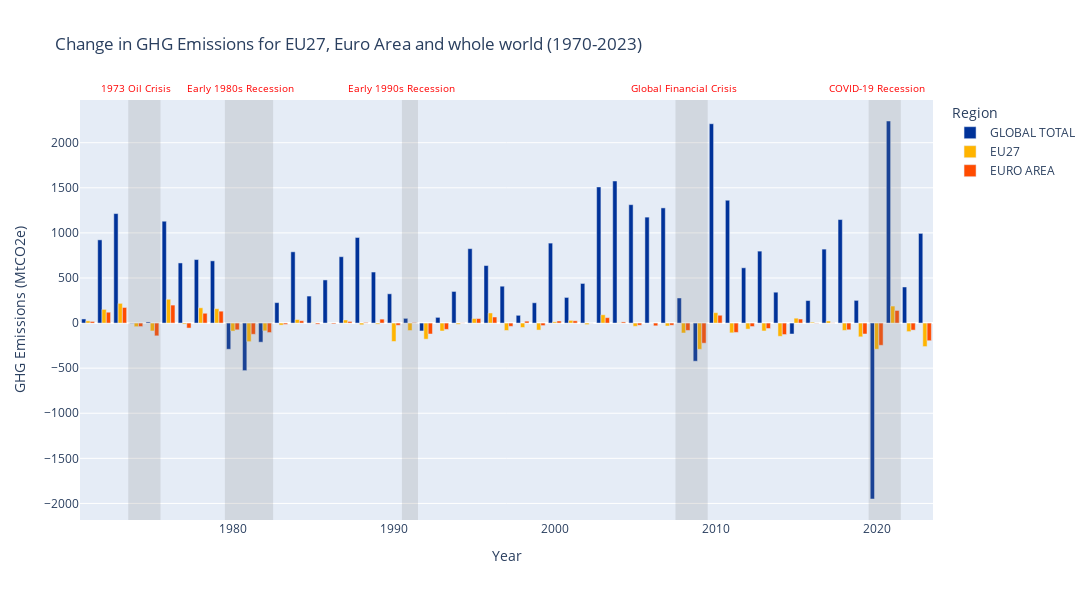

The cell this chart's notebook holds for it:
### Markdown cell above
### Chart 1
First, we compute the growth from the emission totals by differentiating. We cannot get information from the first period, as no data is present for 1969. Then, we plot the first chart

### Code cell
recessions = [
    {"start": "1973", "end": "1975", "name": "1973 Oil Crisis"},
    {"start": "1979", "end": "1982", "name": "Early 1980s Recession"},
    {"start": "1990", "end": "1991", "name": "Early 1990s Recession"},
    {"start": "2007", "end": "2009", "name": "Global Financial Crisis"},
    {"start": "2019", "end": "2021", "name": "COVID-19 Recession"}
]


# GHG growth from one year to the next
GHG_growth_by_country = GHG_totals_by_country.drop(columns='Country').diff(periods=1, axis=1).iloc[:, 1:]
GHG_growth_by_country.insert(0, 'Country', GHG_totals_by_country.Country)
# Filter required columns 
df = GHG_growth_by_country.loc[['GLOBAL TOTAL', 'EU27', 'EURO AREA']]
# # Plot (built-in function)
# df = df.set_index('Country')
# plt = df.T.plot(kind='bar', figsize=(18, 10), color={'GLOBAL TOTAL': '#003299', 'EU27': '#FFB400',  'EURO AREA':'#FF4B00', 'United States': '#65B800'}, grid=True)
# plt.axhline(0, color='k', linestyle='dashed')
# Melt
df_long = df.melt(id_vars=["Country"], var_name="Year", value_name="Emissions")

fig = px.bar(
    df_long,
    x="Year",                # Year on the x-axis
    y="Emissions",              # Emissions on the y-axis
    color="Country",       # Use income group for color differentiation
    title="Change in GHG Emissions for EU27, Euro Area and whole world (1970-2023)",
    labels={"Country": "Region", "Emissions": "GHG Emissions (MtCO2e)"},  # Axis labels
    color_discrete_sequence=COLORS,
    barmode="group",             # Grouped bars for each year
    height = 600,
    width = 1350
)


# Add shaded rectangles and annotations for recessions
for recession in recessions:
    # Add shaded rectangle
    fig.add_shape(
        type="rect",
        x0=recession["start"]+'.5',
        x1=recession["end"]+'.5',
        y0=0,
        y1=1,  # Use `yref="paper"` to make it relative to the plot height
        xref="x",
        yref="paper",
        fillcolor="rgba(128, 128, 128, 0.2)",  # Transparent red
        line=dict(width=0)  # No border
    )
    
    # Add annotation
    fig.add_annotation(
        x=(int(recession["start"]) + int(recession["end"])) / 2,  # Midpoint of the recession
        y=1.05,  # Slightly above the top of the chart
        xref="x",
        yref="paper",
        text=recession["name"],
        showarrow=False,
        font=dict(size=10, color="red")
    )

# Show the chart
fig.show()

### Figure 1 — Plotly figure (JSON) as saved in the notebook; plotly's stock layout.template omitted (floating-point values rounded to 4 significant figures)
{"data": [{"alignmentgroup": "True", "hovertemplate": "Region=GLOBAL TOTAL<br>Year=%{x}<br>GHG Emissions (MtCO2e)=%{y}<extra></extra>", "legendgroup": "GLOBAL TOTAL", "marker": {"color": "#003299", "pattern": {"shape": ""}}, "name": "GLOBAL TOTAL", "offsetgroup": "GLOBAL TOTAL", "orientation": "v", "showlegend": true, "textposition": "auto", "type": "bar", "x": [1971, 1972, 1973, 1974, 1975, 1976, 1977, 1978, 1979, 1980, 1981, 1982, 1983, 1984, 1985, 1986, 1987, 1988, 1989, 1990, 1991, 1992, 1993, 1994, 1995, 1996, 1997, 1998, 1999, 2000, 2001, 2002, 2003, 2004, 2005, 2006, 2007, 2008, 2009, 2010, 2011, 2012, 2013, 2014, 2015, 2016, 2017, 2018, 2019, 2020, 2021, 2022, 2023], "xaxis": "x", "y": [45.66, 922.9, 1214.0, -3.27, 12.36, 1129.0, 666.8, 704.4, 690.1, -290.3, -527.2, -211.8, 226.8, 790.2, 299.5, 478.3, 735.9, 949.1, 566.0, 324.6, 52.48, -87.46, 63.25, 350.8, 825.2, 637.8, 408.9, 86.08, 225.1, 886.8, 284.4, 439.3, 1510.0, 1576.0, 1313.0, 1175.0, 1277.0, 278.4, -422.9, 2210.0, 1362.0, 613.0, 797.9, 342.3, -121.4, 249.7, 820.3, 1148.0, 251.7, -1951.0, 2241.0, 400.2, 994.4], "yaxis": "y"}, {"alignmentgroup": "True", "hovertemplate": "Region=EU27<br>Year=%{x}<br>GHG Emissions (MtCO2e)=%{y}<extra></extra>", "legendgroup": "EU27", "marker": {"color": "#FFB400", "pattern": {"shape": ""}}, "name": "EU27", "offsetgroup": "EU27", "orientation": "v", "showlegend": true, "textposition": "auto", "type": "bar", "x": [1971, 1972, 1973, 1974, 1975, 1976, 1977, 1978, 1979, 1980, 1981, 1982, 1983, 1984, 1985, 1986, 1987, 1988, 1989, 1990, 1991, 1992, 1993, 1994, 1995, 1996, 1997, 1998, 1999, 2000, 2001, 2002, 2003, 2004, 2005, 2006, 2007, 2008, 2009, 2010, 2011, 2012, 2013, 2014, 2015, 2016, 2017, 2018, 2019, 2020, 2021, 2022, 2023], "xaxis": "x", "y": [24.48, 151.8, 218.7, -40.14, -87.49, 264.0, -11.27, 169.3, 159.3, -88.67, -205.9, -86.37, -22.48, 39.66, 3.398, -1.711, 34.44, -18.95, -12.14, -204.0, -82.7, -178.6, -88.0, -13.76, 50.4, 112.1, -82.25, -48.8, -77.64, 13.41, 29.9, -17.12, 92.05, 3.195, -35.91, -0.2823, -32.28, -110.2, -290.8, 115.3, -108.6, -67.02, -87.57, -146.6, 54.2, 9.648, 22.89, -81.61, -152.6, -289.7, 188.7, -94.71, -260.5], "yaxis": "y"}, {"alignmentgroup": "True", "hovertemplate": "Region=EURO AREA<br>Year=%{x}<br>GHG Emissions (MtCO2e)=%{y}<extra></extra>", "legendgroup": "EURO AREA", "marker": {"color": "#FF4B00", "pattern": {"shape": ""}}, "name": "EURO AREA", "offsetgroup": "EURO AREA", "orientation": "v", "showlegend": true, "textposition": "auto", "type": "bar", "x": [1971, 1972, 1973, 1974, 1975, 1976, 1977, 1978, 1979, 1980, 1981, 1982, 1983, 1984, 1985, 1986, 1987, 1988, 1989, 1990, 1991, 1992, 1993, 1994, 1995, 1996, 1997, 1998, 1999, 2000, 2001, 2002, 2003, 2004, 2005, 2006, 2007, 2008, 2009, 2010, 2011, 2012, 2013, 2014, 2015, 2016, 2017, 2018, 2019, 2020, 2021, 2022, 2023], "xaxis": "x", "y": [17.98, 120.4, 173.0, -38.8, -141.7, 199.5, -55.35, 108.8, 132.0, -74.92, -124.5, -105.1, -14.45, 25.62, -12.04, -9.197, 18.26, 6.967, 43.87, -24.33, 5.407, -121.1, -70.17, 2.254, 50.01, 67.34, -36.17, 21.31, -27.81, 23.32, 25.09, 1.142, 60.07, 12.79, -23.56, -30.52, -23.75, -81.73, -223.0, 86.88, -103.6, -38.21, -60.15, -127.2, 44.8, -2.766, 2.208, -74.47, -121.0, -246.7, 139.8, -78.19, -195.7], "yaxis": "y"}], "layout": {"annotations": [{"font": {"color": "red", "size": 10}, "showarrow": false, "text": "1973 Oil Crisis", "x": 1974, "xref": "x", "y": 1.05, "yref": "paper"}, {"font": {"color": "red", "size": 10}, "showarrow": false, "text": "Early 1980s Recession", "x": 1980.0, "xref": "x", "y": 1.05, "yref": "paper"}, {"font": {"color": "red", "size": 10}, "showarrow": false, "text": "Early 1990s Recession", "x": 1990.0, "xref": "x", "y": 1.05, "yref": "paper"}, {"font": {"color": "red", "size": 10}, "showarrow": false, "text": "Global Financial Crisis", "x": 2008, "xref": "x", "y": 1.05, "yref": "paper"}, {"font": {"color": "red", "size": 10}, "showarrow": false, "text": "COVID-19 Recession", "x": 2020, "xref": "x", "y": 1.05, "yref": "paper"}], "barmode": "group", "height": 600, "legend": {"title": {"text": "Region"}, "tracegroupgap": 0}, "shapes": [{"fillcolor": "rgba(128, 128, 128, 0.2)", "line": {"width": 0}, "type": "rect", "x0": "1973.5", "x1": "1975.5", "xref": "x", "y0": 0, "y1": 1, "yref": "paper"}, {"fillcolor": "rgba(128, 128, 128, 0.2)", "line": {"width": 0}, "type": "rect", "x0": "1979.5", "x1": "1982.5", "xref": "x", "y0": 0, "y1": 1, "yref": "paper"}, {"fillcolor": "rgba(128, 128, 128, 0.2)", "line": {"width": 0}, "type": "rect", "x0": "1990.5", "x1": "1991.5", "xref": "x", "y0": 0, "y1": 1, "yref": "paper"}, {"fillcolor": "rgba(128, 128, 128, 0.2)", "line": {"width": 0}, "type": "rect", "x0": "2007.5", "x1": "2009.5", "xref": "x", "y0": 0, "y1": 1, "yref": "paper"}, {"fillcolor": "rgba(128, 128, 128, 0.2)", "line": {"width": 0}, "type": "rect", "x0": "2019.5", "x1": "2021.5", "xref": "x", "y0": 0, "y1": 1, "yref": "paper"}], "title": {"text": "Change in GHG Emissions for EU27, Euro Area and whole world (1970-2023)"}, "width": 1350, "xaxis": {"anchor": "y", "domain": [0, 1], "title": {"text": "Year"}}, "yaxis": {"anchor": "x", "domain": [0, 1], "title": {"text": "GHG Emissions (MtCO2e)"}}}}
